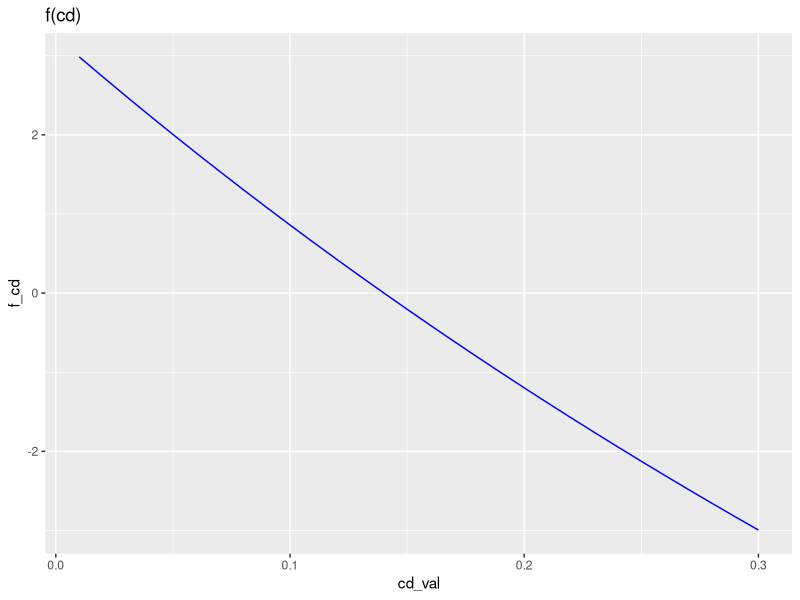
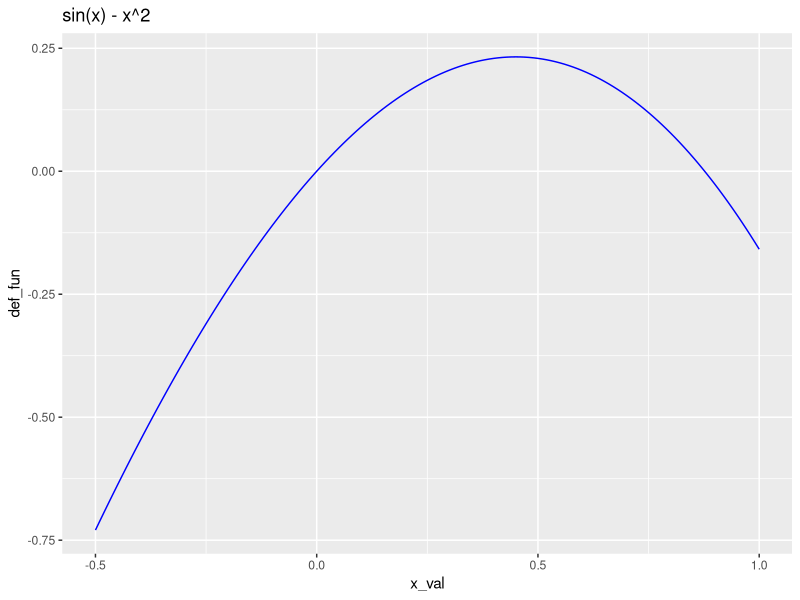
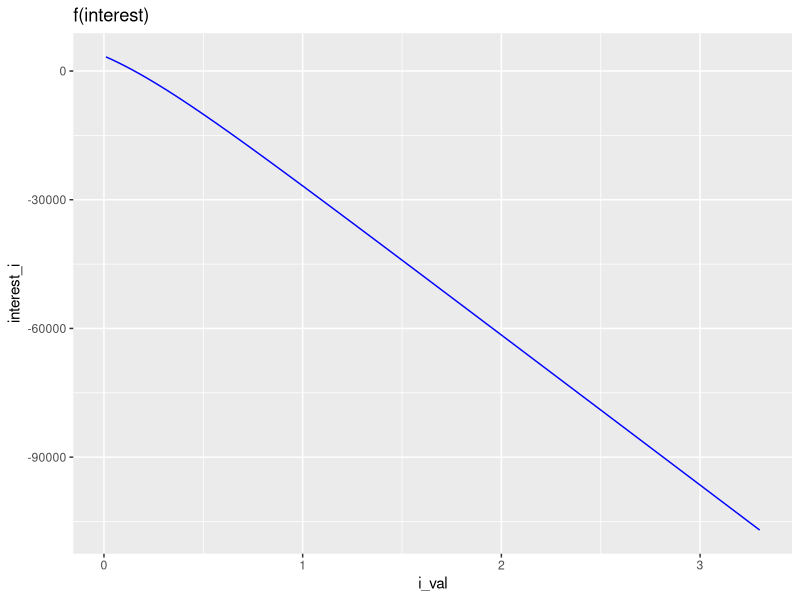

Here is the R script that generated these plots, in order:
## ---- chunk 1
library(ggplot2)
## ---- chunk 2
quadratic_roots <- function(a, b, c) {
    x1 <- (-b + sqrt((b ** 2) - 4 * a * c)) / 2 * a
    x2 <- (-b - sqrt((b ** 2) - 4 * a * c)) / 2 * a
    roots <- c(sprintf("%.5f", x1), sprintf("%.5f", x2))
    return(roots)
}
quadratic_alternative_formula <- function(a, b, c) {
    x1 <- (-2 * c) / (-b + sqrt((b ** 2) - 4 * a * c))
    x2 <- (-2 * c) / (-b - sqrt((b ** 2) - 4 * a * c))
    roots_alternate <- c(sprintf("%.5f", x1), sprintf("%.5f", x2))
    return(roots_alternate)
}
print(quadratic_roots(1, 5000.002,10))
print(quadratic_alternative_formula(1, 5000.002, 10))
## ---- chunk 3
domain_cd <- seq(0.01, 0.3, 0.01)
define_cd <- function(x) {
    cd <- sqrt(9.81 * 80/x) * tanh(sqrt(9.81 * x/80) * 4) - 36
    return(cd)
}
points_cd <- data.frame("cd_val" = domain_cd, "f_cd" = define_cd(domain_cd))
#print(points_cd) look at appendix
## ---- chunk 4
plt_cd <- ggplot(data = points_cd, mapping = aes(cd_val, f_cd)) + geom_line(color = "blue") + ggtitle("f(cd)")
plt_cd
## ---- chunk 5
bisect_cd <- function(a, b, tolerance) {
    a = c(a); b = c(b); mid_point = c((a[1] + b[1])/2); fmid <- c(define_cd(mid_point[1]))
    given_error <- c((mid_point - a[1]) * 100/mid_point)
    n_iteration <- ceiling(log2((b - a)/tolerance)) + 3
    for (i in 2:ceiling(n_iteration)) {
        if (fmid[i-1] > 0) {
            a[i] <- mid_point[i-1]
            b[i] <- b[i-1]
            mid_point[i] <- (a[i] + b[i]) / 2
            fmid[i] <- define_cd(mid_point[i])
            given_error[i] <- (mid_point[i] - a[i]) * 100/mid_point[i]
        } else {
            a <- append(a, a[i-1])
            b <- append(b, mid_point[i-1])
            mid_point <- append(mid_point, (a[i] + b[i]) / 2)
            fmid[i] <- define_cd(mid_point[i])
            given_error[i] <- (mid_point[i] - a[i]) * 100/mid_point[i]
        }
    }
    bisect_df <- data.frame("a_val" = a, "b_val" = b, "mid_point" = mid_point, "fmid" = fmid, "tolerance in percent" = given_error)
    return(bisect_df)
}
## ---- chunk 6
cd_df <- bisect_cd(0.1, 0.2, 0.02)
print(cd_df)
View(cd_df)
## ---- chunk 7
cd_df_Ead <- bisect_cd(0.1, 0.2, 0.0001)
print(cd_df_Ead)
## ---- chunk 8
domain_x <- seq(-0.5, 1, 0.01)
define <- function(x) {return(sin(x) - x**2)}
points <- data.frame("x_val" = domain_x, "def_fun" = define(domain_x))
#print(points) look at appendix
## ---- chunk 9
plt <- ggplot(data = points, mapping = aes(x_val, def_fun)) + geom_line(color = "blue") + ggtitle("sin(x) - x^2")
plt
## ---- chunk 10
bisect_method <- function(a, b, tolerance) {
    a = c(a); b = c(b); mid_point = c((a[1] + b[1])/2); fmid <- c(define(mid_point[1]))
    given_error <- c((mid_point - a[1]) * 100/mid_point)
    n_iteration <- ceiling(log2((b - a)/tolerance))
    for (i in 2:ceiling(n_iteration)) {
        if (fmid[i-1] > 0) {
            a[i] <- mid_point[i-1]
            b[i] <- b[i-1]
            mid_point[i] <- (a[i] + b[i]) / 2
            fmid[i] <- define(mid_point[i])
            given_error[i] <- (mid_point[i] - a[i]) * 100/mid_point[i]
        } else {
            a <- append(a, a[i-1])
            b <- append(b, mid_point[i-1])
            mid_point <- append(mid_point, (a[i] + b[i]) / 2)
            fmid[i] <- define(mid_point[i])
            given_error[i] <- (mid_point[i] - a[i]) * 100/mid_point[i]
        }
    }
    bisect_df <- data.frame("a_val" = a, "b_val" = b, "mid_point" = mid_point, "fmid" = fmid, "tolerance in percent" = given_error)
    return(bisect_df)
}
## ---- chunk 11
first_df <- bisect_method(a = 0.5, b = 1, 0.02)
first_df
## ---- chunk 12
domain_i <- seq(0.01, 3.3, 0.01)
define_interest <- function(i) {
    A = 35000 * (i * ((1 + i) ** 7)) / (((1 + i) ** 7) - 1)
    interest <- 8500 - A
    return(interest)
}
interest_point <- data.frame("i_val" = domain_i, "interest_i" = define_interest(domain_i))
#print(interest_point) look at appendix
## ---- chunk 13
plt_interest <- ggplot(data = interest_point, mapping = aes(i_val, interest_i)) + geom_line(color = "blue") + ggtitle("f(interest)")
plt_interest
## ---- chunk 14
bisection_interest <- function(a, b, tolerances) {
    a = c(a); b = c(b); mid_point = c((a[1] + b[1])/2); fmid <- c(define_interest(mid_point[1]))
    given_error <- c((mid_point - a[1]) * 100/mid_point)
    n_iteration <- ceiling(log2((b - a)/tolerances))
    for (i in 2:ceiling(n_iteration)) {
        if (fmid[i-1] > 0) {
            a[i] <- mid_point[i-1]
            b[i] <- b[i-1]
            mid_point[i] <- (a[i] + b[i]) / 2
            fmid[i] <- define_interest(mid_point[i])
            given_error[i] <- (mid_point[i] - a[i]) * 100/mid_point[i]
        } else {
            a <- append(a, a[i-1])
            b <- append(b, mid_point[i-1])
            mid_point <- append(mid_point, (a[i] + b[i]) / 2)
            fmid[i] <- define_interest(mid_point[i])
            given_error[i] <- (mid_point[i] - a[i]) * 100/mid_point[i]
        }
    }
    bisect_df <- data.frame("a_val" = a, "b_val" = b, "mid_point" = mid_point, "fmid" = fmid, "tolerance in percent" = given_error)
    return(bisect_df)
}
## ---- chunk 15
interest_df <- bisection_interest(0.01, 0.3, 0.00005)
print(interest_df)
## ---- chunk 16
print(points_cd)
## ---- chunk 17
print(points)
## ---- chunk 18
print(interest_point)
